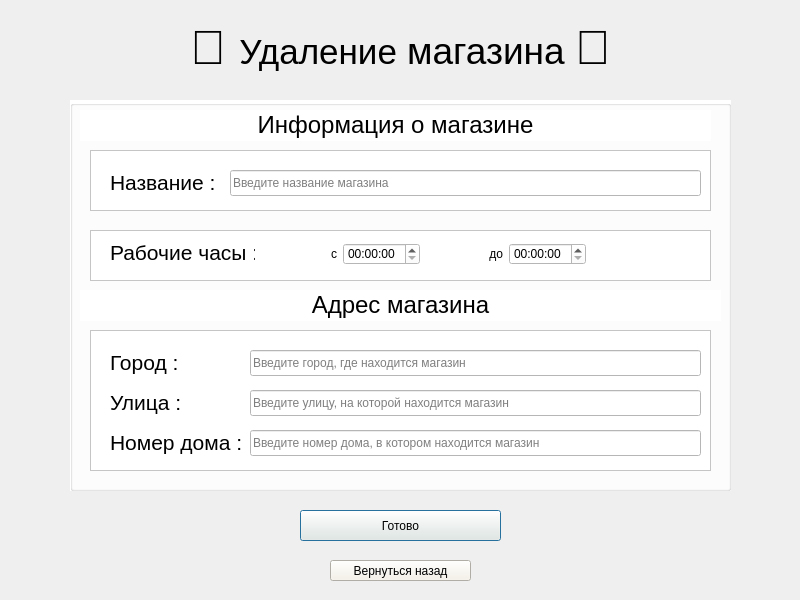
<?xml version="1.0" encoding="UTF-8"?>
<ui version="4.0">
 <class>delete_shop</class>
 <widget class="QDialog" name="delete_shop">
  <property name="geometry">
   <rect>
    <x>0</x>
    <y>0</y>
    <width>800</width>
    <height>600</height>
   </rect>
  </property>
  <property name="windowTitle">
   <string>Dialog</string>
  </property>
  <widget class="QPushButton" name="pushButton_2">
   <property name="geometry">
    <rect>
     <x>300</x>
     <y>510</y>
     <width>201</width>
     <height>31</height>
    </rect>
   </property>
   <property name="styleSheet">
    <string notr="true">
QPushButton {
    background-color: #F5F2E7; /* Ярко-красный */
    color: black;              /* Черный текст */
 
}

QPushButton:hover {
    background-color: #01eb00; /* Темнее при наведении */
}

QPushButton:pressed {
    background-color: #01a800 /* Ещё темнее при нажатии */
}

</string>
   </property>
   <property name="text">
    <string>Готово</string>
   </property>
  </widget>
  <widget class="QPushButton" name="pushButton">
   <property name="geometry">
    <rect>
     <x>330</x>
     <y>560</y>
     <width>141</width>
     <height>21</height>
    </rect>
   </property>
   <property name="styleSheet">
    <string notr="true">

QPushButton { background-color: #F5F2E7; /* Ярко-красный */ color: black; /* Черный текст */ } QPushButton:hover { background-color: #D32F2F; /* Темнее при наведении */ } QPushButton:pressed { background-color: #B71C1C; /* Ещё темнее при нажатии */ }
</string>
   </property>
   <property name="text">
    <string>Вернуться назад</string>
   </property>
  </widget>
  <widget class="QLabel" name="label">
   <property name="geometry">
    <rect>
     <x>0</x>
     <y>20</y>
     <width>801</width>
     <height>51</height>
    </rect>
   </property>
   <property name="text">
    <string>&lt;html&gt;&lt;head/&gt;&lt;body&gt;&lt;p align=&quot;center&quot;&gt;&lt;span style=&quot; font-size:36pt;&quot;&gt;🚮 &lt;/span&gt;&lt;span style=&quot; font-size:26pt;&quot;&gt;Удаление&lt;/span&gt;&lt;span style=&quot; font-size:28pt;&quot;&gt; магазина &lt;/span&gt;&lt;span style=&quot; font-size:36pt;&quot;&gt;🚮&lt;/span&gt;&lt;/p&gt;&lt;/body&gt;&lt;/html&gt;</string>
   </property>
  </widget>
  <widget class="QGroupBox" name="groupBox">
   <property name="geometry">
    <rect>
     <x>70</x>
     <y>100</y>
     <width>661</width>
     <height>391</height>
    </rect>
   </property>
   <property name="styleSheet">
    <string notr="true">background-color:white</string>
   </property>
   <property name="title">
    <string/>
   </property>
   <widget class="QFrame" name="frame">
    <property name="geometry">
     <rect>
      <x>20</x>
      <y>50</y>
      <width>621</width>
      <height>61</height>
     </rect>
    </property>
    <property name="frameShape">
     <enum>QFrame::StyledPanel</enum>
    </property>
    <property name="frameShadow">
     <enum>QFrame::Raised</enum>
    </property>
    <widget class="QLineEdit" name="name">
     <property name="geometry">
      <rect>
       <x>140</x>
       <y>20</y>
       <width>471</width>
       <height>26</height>
      </rect>
     </property>
     <property name="placeholderText">
      <string>Введите название магазина</string>
     </property>
    </widget>
    <widget class="QLabel" name="label_2">
     <property name="geometry">
      <rect>
       <x>20</x>
       <y>20</y>
       <width>105</width>
       <height>26</height>
      </rect>
     </property>
     <property name="text">
      <string>&lt;html&gt;&lt;head/&gt;&lt;body&gt;&lt;p&gt;&lt;span style=&quot; font-size:16pt;&quot;&gt;Название :&lt;/span&gt;&lt;/p&gt;&lt;/body&gt;&lt;/html&gt;</string>
     </property>
    </widget>
   </widget>
   <widget class="QFrame" name="frame_3">
    <property name="geometry">
     <rect>
      <x>20</x>
      <y>130</y>
      <width>621</width>
      <height>51</height>
     </rect>
    </property>
    <property name="frameShape">
     <enum>QFrame::StyledPanel</enum>
    </property>
    <property name="frameShadow">
     <enum>QFrame::Raised</enum>
    </property>
    <widget class="QLabel" name="label_4">
     <property name="geometry">
      <rect>
       <x>20</x>
       <y>10</y>
       <width>145</width>
       <height>26</height>
      </rect>
     </property>
     <property name="text">
      <string>&lt;html&gt;&lt;head/&gt;&lt;body&gt;&lt;p&gt;&lt;span style=&quot; font-size:16pt;&quot;&gt;Рабочие часы :&lt;/span&gt;&lt;/p&gt;&lt;/body&gt;&lt;/html&gt;</string>
     </property>
    </widget>
    <widget class="QWidget" name="layoutWidget">
     <property name="geometry">
      <rect>
       <x>170</x>
       <y>10</y>
       <width>326</width>
       <height>28</height>
      </rect>
     </property>
     <layout class="QHBoxLayout" name="horizontalLayout">
      <item>
       <widget class="QLabel" name="label_5">
        <property name="text">
         <string>&lt;html&gt;&lt;head/&gt;&lt;body&gt;&lt;p align=&quot;right&quot;&gt;с&lt;/p&gt;&lt;/body&gt;&lt;/html&gt;</string>
        </property>
       </widget>
      </item>
      <item>
       <widget class="QTimeEdit" name="timeEdit_2"/>
      </item>
      <item>
       <widget class="QLabel" name="label_6">
        <property name="text">
         <string>&lt;html&gt;&lt;head/&gt;&lt;body&gt;&lt;p align=&quot;right&quot;&gt;до&lt;/p&gt;&lt;/body&gt;&lt;/html&gt;</string>
        </property>
       </widget>
      </item>
      <item>
       <widget class="QTimeEdit" name="timeEdit"/>
      </item>
     </layout>
    </widget>
   </widget>
   <widget class="QLabel" name="label_9">
    <property name="geometry">
     <rect>
      <x>10</x>
      <y>190</y>
      <width>641</width>
      <height>31</height>
     </rect>
    </property>
    <property name="text">
     <string>&lt;html&gt;&lt;head/&gt;&lt;body&gt;&lt;p align=&quot;center&quot;&gt;&lt;span style=&quot; font-size:18pt;&quot;&gt;Адрес магазина&lt;/span&gt;&lt;/p&gt;&lt;/body&gt;&lt;/html&gt;</string>
    </property>
   </widget>
   <widget class="QLabel" name="label_10">
    <property name="geometry">
     <rect>
      <x>10</x>
      <y>10</y>
      <width>631</width>
      <height>31</height>
     </rect>
    </property>
    <property name="text">
     <string>&lt;html&gt;&lt;head/&gt;&lt;body&gt;&lt;p align=&quot;center&quot;&gt;&lt;span style=&quot; font-size:18pt;&quot;&gt;Информация о магазине&lt;/span&gt;&lt;/p&gt;&lt;/body&gt;&lt;/html&gt;</string>
    </property>
   </widget>
   <widget class="QFrame" name="frame_2">
    <property name="geometry">
     <rect>
      <x>20</x>
      <y>230</y>
      <width>621</width>
      <height>141</height>
     </rect>
    </property>
    <property name="frameShape">
     <enum>QFrame::StyledPanel</enum>
    </property>
    <property name="frameShadow">
     <enum>QFrame::Raised</enum>
    </property>
    <widget class="QLabel" name="label_3">
     <property name="geometry">
      <rect>
       <x>20</x>
       <y>20</y>
       <width>105</width>
       <height>26</height>
      </rect>
     </property>
     <property name="text">
      <string>&lt;html&gt;&lt;head/&gt;&lt;body&gt;&lt;p&gt;&lt;span style=&quot; font-size:16pt;&quot;&gt;Город :&lt;/span&gt;&lt;/p&gt;&lt;/body&gt;&lt;/html&gt;</string>
     </property>
    </widget>
    <widget class="QLineEdit" name="city">
     <property name="geometry">
      <rect>
       <x>160</x>
       <y>20</y>
       <width>451</width>
       <height>26</height>
      </rect>
     </property>
     <property name="placeholderText">
      <string>Введите город, где находится магазин</string>
     </property>
    </widget>
    <widget class="QLineEdit" name="street">
     <property name="geometry">
      <rect>
       <x>160</x>
       <y>60</y>
       <width>451</width>
       <height>26</height>
      </rect>
     </property>
     <property name="placeholderText">
      <string>Введите улицу, на которой находится магазин</string>
     </property>
    </widget>
    <widget class="QLineEdit" name="numberHouse">
     <property name="geometry">
      <rect>
       <x>160</x>
       <y>100</y>
       <width>451</width>
       <height>26</height>
      </rect>
     </property>
     <property name="placeholderText">
      <string>Введите номер дома, в котором находится магазин</string>
     </property>
    </widget>
    <widget class="QLabel" name="label_7">
     <property name="geometry">
      <rect>
       <x>20</x>
       <y>60</y>
       <width>105</width>
       <height>26</height>
      </rect>
     </property>
     <property name="text">
      <string>&lt;html&gt;&lt;head/&gt;&lt;body&gt;&lt;p&gt;&lt;span style=&quot; font-size:16pt;&quot;&gt;Улица :&lt;/span&gt;&lt;/p&gt;&lt;/body&gt;&lt;/html&gt;</string>
     </property>
    </widget>
    <widget class="QLabel" name="label_8">
     <property name="geometry">
      <rect>
       <x>20</x>
       <y>100</y>
       <width>131</width>
       <height>26</height>
      </rect>
     </property>
     <property name="text">
      <string>&lt;html&gt;&lt;head/&gt;&lt;body&gt;&lt;p&gt;&lt;span style=&quot; font-size:16pt;&quot;&gt;Номер дома :&lt;/span&gt;&lt;/p&gt;&lt;/body&gt;&lt;/html&gt;</string>
     </property>
    </widget>
   </widget>
   <zorder>frame_3</zorder>
   <zorder>frame</zorder>
   <zorder>label_9</zorder>
   <zorder>label_10</zorder>
   <zorder>frame_2</zorder>
  </widget>
 </widget>
 <resources/>
 <connections/>
</ui>
